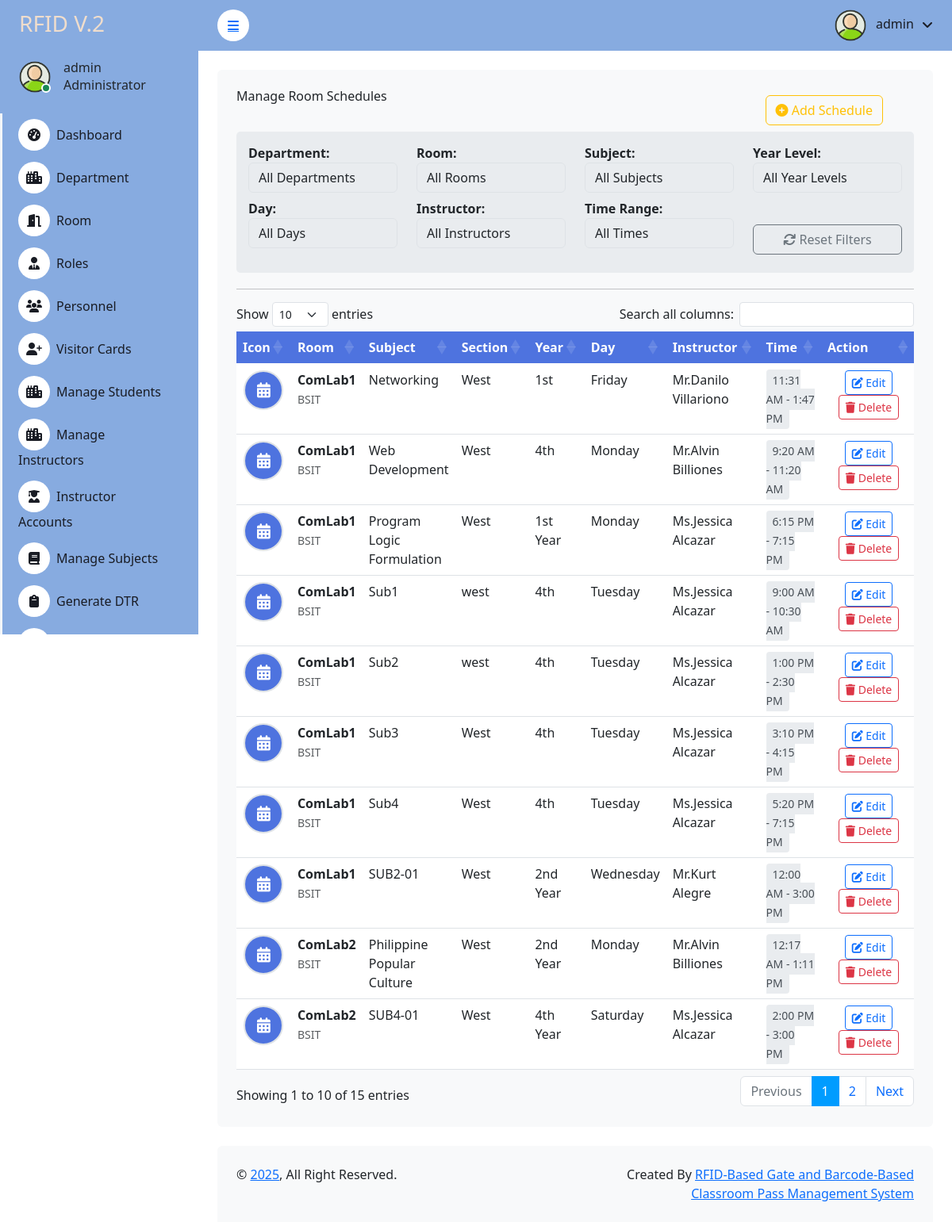
Screenshot of /admin/room_schedule.php with the database file from the repository.
### tables this page shows
CREATE TABLE `user` (
  `id` int(11) NOT NULL,
  `contact` varchar(15) NOT NULL,
  `email` varchar(255) NOT NULL,
  `username` varchar(255) NOT NULL,
  `password` varchar(255) NOT NULL,
  `rfid_number` varchar(50) NOT NULL,
  `failed_attempts` int(11) DEFAULT 0,
  `last_attempt` timestamp NULL DEFAULT NULL,
  `last_login` timestamp NULL DEFAULT NULL,
  `login_count` int(11) DEFAULT 0,
  `is_active` tinyint(1) DEFAULT 1,
  `created_at` timestamp NOT NULL DEFAULT current_timestamp()
);

CREATE TABLE `room_schedules` (
  `department` varchar(5155) NOT NULL,
  `id` int(11) NOT NULL,
  `room_name` varchar(100) DEFAULT NULL,
  `room_location` varchar(255) DEFAULT NULL,
  `room_password` varchar(255) DEFAULT NULL,
  `subject` varchar(100) DEFAULT NULL,
  `section` varchar(50) DEFAULT NULL,
  `year_level` varchar(20) DEFAULT NULL,
  `start_time` time DEFAULT NULL,
  `end_time` time DEFAULT NULL,
  `day` varchar(20) DEFAULT NULL,
  `instructor` varchar(58) NOT NULL,
  `instructor_id` int(11) DEFAULT NULL
);

### admin/room_schedule.php (the view, shortened to what this page needs)
<?php
include '../connection.php';
$schedules = $db->query("SELECT * FROM room_schedules ORDER BY room_name, day, start_time");
?>
<!DOCTYPE html>
<html lang="en">
<?php include 'header.php'; ?>
<head>
    <link href="https://cdn.jsdelivr.net/npm/bootstrap@5.3.0/dist/css/bootstrap.min.css" rel="stylesheet">
    <link rel="stylesheet" href="https://cdnjs.cloudflare.com/ajax/libs/font-awesome/6.4.0/css/all.min.css">
    <link rel="stylesheet" href="https://cdn.datatables.net/1.13.6/css/dataTables.bootstrap5.min.css">
    <link rel="stylesheet" href="https://cdn.jsdelivr.net/npm/sweetalert2@11/dist/sweetalert2.min.css">
    <link rel="stylesheet" href="https://cdn.jsdelivr.net/npm/bootstrap-icons@1.11.0/font/bootstrap-icons.css">
</head>
<body>
    <div class="container-fluid position-relative bg-white d-flex p-0">
        <?php include 'sidebar.php'; ?>
        <div class="content">
            <?php include 'navbar.php'; ?>
            <div class="container-fluid pt-4 px-4">
                <div class="col-sm-12 col-xl-12">
                    <div class="bg-light rounded h-100 p-4">
                        <div class="row">
                            <div class="col-9">
                                <h6 class="mb-4">Manage Room Schedules</h6>
                            </div>
                            <div class="col-3">
                                <button type="button" class="btn btn-outline-warning m-2" data-bs-toggle="modal" data-bs-target="#scheduleModal">
                                    <i class="fas fa-plus-circle"></i> Add Schedule
                                </button>
                            </div>
                        </div>
                        <div class="filter-section">
                            <div class="row">
                                <div class="col-md-3">
                                    <div class="form-group">
                                    <label><b>Department:</b></label>
                                        <select class="form-control filter-select" id="filter_department" name="filter_department">
                                            <option value="">All Departments</option>
                                        </select>
                                    </div>
                                </div>
                                <div class="col-md-3">
                                    <div class="form-group">
                                        <label><b>Room:</b></label>
                                        <select class="form-control filter-select" id="filter_room" name="filter_room">
                                            <option value="">All Rooms</option>
                                        </select>
                                    </div>
                                </div>
                                <div class="col-md-3">
                                    <div class="form-group">
                                        <label><b>Subject:</b></label>
                                        <select class="form-control filter-select" id="filter_subject" name="filter_subject">
                                            <option value="">All Subjects</option>
                                        </select>
                                    </div>
                                </div>
                                <div class="col-md-3">
                                    <div class="form-group">
                                        <label><b>Year Level:</b></label>
                                        <select class="form-control filter-select" id="filter_year_level" name="filter_year_level">
                                            <option value="">All Year Levels</option>
                                        </select>
                                    </div>
                                </div>
                            </div>
                            <div class="row mt-2">
                                <div class="col-md-3">
                                    <div class="form-group">
                                        <label><b>Day:</b></label>
                                        <select class="form-control filter-select" id="filter_day" name="filter_day">
                                            <option value="">All Days</option>
                                        </select>
                                    </div>
                                </div>
                                <div class="col-md-3">
                                    <div class="form-group">
                                        <label><b>Instructor:</b></label>
                                        <select class="form-control filter-select" id="filter_instructor" name="filter_instructor">
                                            <option value="">All Instructors</option>
                                        </select>
                                    </div>
                                </div>
                                <div class="col-md-3">
                                    <div class="form-group">
                                        <label><b>Time Range:</b></label>
                                        <select class="form-control filter-select" id="filter_time" name="filter_time">
                                            <option value="">All Times</option>
                                        </select>
                                    </div>
                                </div>
                                <div class="col-md-3">
                                    <div class="form-group filter-btn">
                                        <button type="button" class="btn btn-outline-secondary w-100" id="resetFilters">
                                            <i class="fas fa-refresh"></i> Reset Filters
                                        </button>
                                    </div>
                                </div>
                            </div>
                        </div>
                        <hr>
                        <div class="table-responsive">
                            <table class="table table-border" id="myDataTable">
                                <thead>
                                    <tr>
                                        <th scope="col">Icon</th>
                                        <th scope="col">Room</th>
                                        <th scope="col">Subject</th>
                                        <th scope="col">Section</th>
                                        <th scope="col">Year</th>
                                        <th scope="col">Day</th>
                                        <th scope="col">Instructor</th>
                                        <th scope="col">Time</th>
                                        <th scope="col">Action</th>
                                    </tr>
                                </thead>
                                <tbody>
                                    <?php while ($row = $schedules->fetch_assoc()): ?>
                                    <tr class="table-<?= $row['id'] ?>" data-schedule-id="<?= $row['id'] ?>">
                                        <td>
                                            <center>
                                                <div class="schedule-icon">
                                                    <i class="fas fa-calendar-alt"></i>
                                                </div>
                                            </center>
                                        </td>
                                        <td>
                                            <strong><?= htmlspecialchars($row['room_name']) ?></strong><br>
                                            <small class="text-muted"><?= htmlspecialchars($row['department']) ?></small>
                                        </td>
                                        <td><?= htmlspecialchars($row['subject']) ?></td>
                                        <td><?= htmlspecialchars($row['section']) ?></td>
                                        <td><?= htmlspecialchars($row['year_level']) ?></td>
                                        <td><?= htmlspecialchars($row['day']) ?></td>
                                        <td><?= htmlspecialchars($row['instructor']) ?></td>
                                        <td>
                                            <span class="time-badge">
                                                <?= date("g:i A", strtotime($row['start_time'])) ?> -
                                                <?= date("g:i A", strtotime($row['end_time'])) ?>
                                            </span>
                                        </td>
                                        <td width="14%">
                                            <center>
                                                <button data-id="<?= $row['id'] ?>"
                                                        class="btn btn-outline-primary btn-sm btn-edit e_schedule_id">
                                                    <i class="fas fa-edit"></i> Edit
                                                </button>
                                                <button schedule_name="<?= htmlspecialchars($row['room_name'] . ' - ' . $row['subject']) ?>"
                                                        data-id="<?= $row['id'] ?>"
                                                        class="btn btn-outline-danger btn-sm btn-del d_schedule_id">
                                                    <i class="fas fa-trash"></i> Delete
                                                </button>
                                            </center>
                                        </td>
                                    </tr>
                                    <?php endwhile; ?>
                                </tbody>
                            </table>
                        </div>
                    </div>
                </div>
            </div>
            <?php include 'footer.php'; ?>
        </div>
</body>
</html>

### admin/sidebar.php (shortened to what this page needs)
<?php
$current_page = basename($_SERVER['PHP_SELF']);
include '../connection.php';
$username = "";
$sql1 = "SELECT * FROM user LIMIT 1";
$result1 = $db->query($sql1);
if ($result1->num_rows > 0) {
    $row = $result1->fetch_assoc();
    $username = $row['username'];
}
?>
<div class="sidebar pe-4 pb-3" style="background-color:  #87abe0ff">
    <nav class="navbar navbar-light">
        <a href="dashboard" class="navbar-brand mx-4 mb-3">
            <h3 class="text" style="color: #f0ddcc">RFID V.2</h3>
        </a>
        <div class="d-flex align-items-center ms-4 mb-4">
            <div class="position-relative">
                <img class="rounded-circle" src="img\2601828.png" alt="" style="width: 40px; height: 40px;">
                <div class="bg-success rounded-circle border border-2 border-white position-absolute end-0 bottom-0 p-1"></div>
            </div>
            <div class="ms-3">
                <h6 class="mb-0"><?php echo $username; ?></h6>
                <span>Administrator</span>
            </div>
        </div>
        <div class="navbar-nav w-100">
            <a href="dashboard.php" class="nav-item nav-link <?php echo ($current_page == 'dashboard') ? 'active' : ''; ?>">
                <i class="fa fa-tachometer-alt me-2"></i>Dashboard
            </a>
            <a href="department.php" class="nav-item nav-link <?php echo ($current_page == 'department') ? 'active' : ''; ?>">
                <i class="fa fa-city me-2"></i>Department
            </a>
            <a href="room.php" class="nav-item nav-link <?php echo ($current_page == 'room') ? 'active' : ''; ?>">
                <i class="fa fa-door-open me-2"></i>Room
            </a>
            <a href="role.php" class="nav-item nav-link <?php echo ($current_page == 'role') ? 'active' : ''; ?>">
                <i class="fa fa-user-tie me-2"></i>Roles
            </a>
            <a class="nav-item nav-link collapsed <?php echo in_array($current_page, ['personell', 'personell_logs']) ? 'active' : ''; ?>"
               href="personell.php"
               data-bs-toggle="collapse"
               data-bs-target="#personnelSubmenu"
               aria-expanded="<?php echo in_array($current_page, ['personell', 'personell_logs']) ? 'true' : 'false'; ?>">
                <i class="fa fa-users me-2"></i>Personnel
            </a>
            <a class="nav-item nav-link collapsed <?php echo in_array($current_page, ['visitor', 'visitor_logs']) ? 'active' : ''; ?>"
               href="visitor.php"
               data-bs-toggle="collapse"
               data-bs-target="#visitorSubmenu"
               aria-expanded="<?php echo in_array($current_page, ['visitor', 'visitor_logs']) ? 'true' : 'false'; ?>">
                <i class="fa fa-user-plus me-2"></i>Visitor Cards
            </a>
           <a href="students.php" class="nav-item nav-link <?php echo ($current_page == 'students') ? 'active' : ''; ?>">
                <i class="fa fa-city me-2"></i>Manage Students
            </a>
             <a href="instructors.php" class="nav-item nav-link <?php echo ($current_page == 'instructors') ? 'active' : ''; ?>">
                <i class="fa fa-city me-2"></i>Manage Instructors
            </a>
                        <a href="instructor_accounts.php" class="nav-item nav-link <?php echo ($current_page == 'instructor_accounts') ? 'active' : ''; ?>">
                            <i class="fa fa-user-graduate me-2"></i>Instructor Accounts
                        </a>
            <a href="manage_subjects.php" class="nav-item nav-link <?php echo ($current_page == 'subjects') ? 'active' : ''; ?>">
                <i class="fa fa-book me-2"></i>Manage Subjects
            </a>
            <a href="dtr.php" class="nav-item nav-link <?php echo ($current_page == 'dtr') ? 'active' : ''; ?>">
                <i class="fa fa-clipboard me-2"></i>Generate DTR
            </a>
            <a href="student_logs.php" class="nav-item nav-link <?php echo ($current_page == 'attendance_log') ? 'active' : ''; ?>">
                <i class="fa fa-book me-2"></i>Attendance Log
            </a>
        </div>
    </nav>
</div>

### admin/navbar.php (shortened to what this page needs)
<?php
include '../connection.php';
$username = "";
$sql1 = "SELECT * FROM user LIMIT 1";
$result1 = $db->query($sql1);
if ($result1->num_rows > 0) {
    $row = $result1->fetch_assoc();
    $username = $row['username'];
}
?>
 <nav class="navbar navbar-expand  navbar-light sticky-top px-4 py-0" style="background-color: #87abe0ff">
                <a href="#" class="sidebar-toggler flex-shrink-0">
                    <i class="fa fa-bars"></i>
                </a>
                <div class="navbar-nav align-items-center ms-auto">
                    <div class="nav-item dropdown">
                        <a href="#" class="nav-link dropdown-toggle" data-bs-toggle="dropdown">
                            <img class="rounded-circle me-lg-2" src="img\2601828.png" alt="" style="width: 40px; height: 40px;">
                            <span class="d-none d-lg-inline-flex"><?php echo $username; ?></span>
                        </a>
                    </div>
                </div>
            </nav>

### rows the page displays
user: username "admin"
room_schedules: room_name "ComLab1", department "BSIT", subject "Networking", section "West", year_level "1st", day "Friday", instructor "Mr.Danilo Villariono", start_time "11:31 AM", end_time "1:47 PM"
room_schedules: room_name "ComLab1", department "BSIT", subject "Web Development", section "West", year_level "4th", day "Monday", instructor "Mr.Alvin Billiones", start_time "9:20 AM", end_time "11:20 AM"
room_schedules: room_name "ComLab1", department "BSIT", subject "Program Logic Formulation", section "West", year_level "1st Year", day "Monday", instructor "Ms.Jessica Alcazar", start_time "6:15 PM", end_time "7:15 PM"
room_schedules: room_name "ComLab1", department "BSIT", subject "Sub1", section "west", year_level "4th", day "Tuesday", instructor "Ms.Jessica Alcazar", start_time "9:00 AM", end_time "10:30 AM"
room_schedules: room_name "ComLab1", department "BSIT", subject "Sub2", section "west", year_level "4th", day "Tuesday", instructor "Ms.Jessica Alcazar", start_time "1:00 PM", end_time "2:30 PM"
room_schedules: room_name "ComLab1", department "BSIT", subject "Sub3", section "West", year_level "4th", day "Tuesday", instructor "Ms.Jessica Alcazar", start_time "3:10 PM", end_time "4:15 PM"
room_schedules: room_name "ComLab1", department "BSIT", subject "Sub4", section "West", year_level "4th", day "Tuesday", instructor "Ms.Jessica Alcazar", start_time "5:20 PM", end_time "7:15 PM"
room_schedules: room_name "ComLab1", department "BSIT", subject "SUB2-01", section "West", year_level "2nd Year", day "Wednesday", instructor "Mr.Kurt Alegre", start_time "12:00 AM", end_time "3:00 PM"
room_schedules: room_name "ComLab2", department "BSIT", subject "Philippine Popular Culture", section "West", year_level "2nd Year", day "Monday", instructor "Mr.Alvin Billiones", start_time "12:17 AM", end_time "1:11 PM"
room_schedules: room_name "ComLab2", department "BSIT", subject "SUB4-01", section "West", year_level "4th Year", day "Saturday", instructor "Ms.Jessica Alcazar", start_time "2:00 PM", end_time "3:00 PM"
